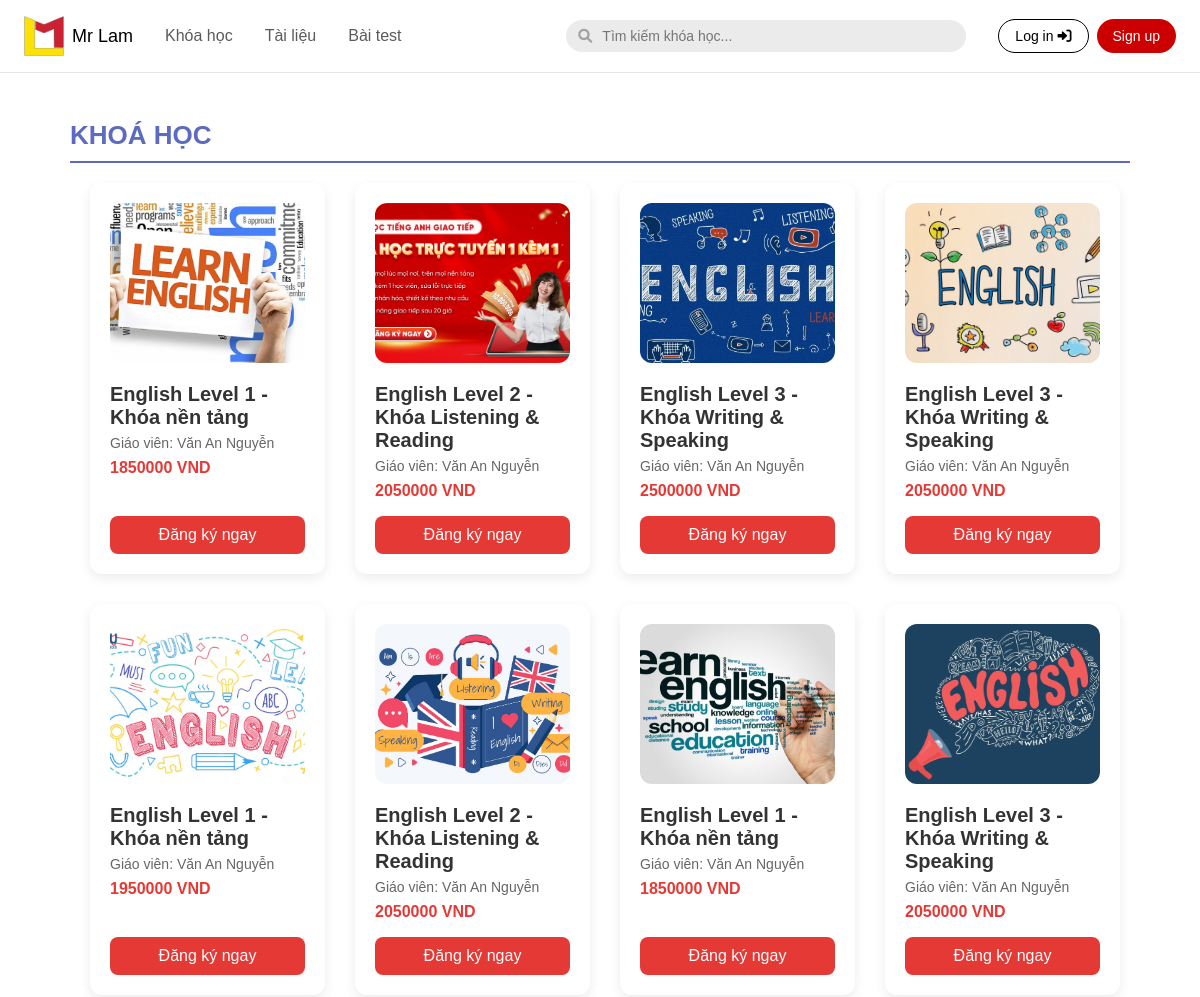
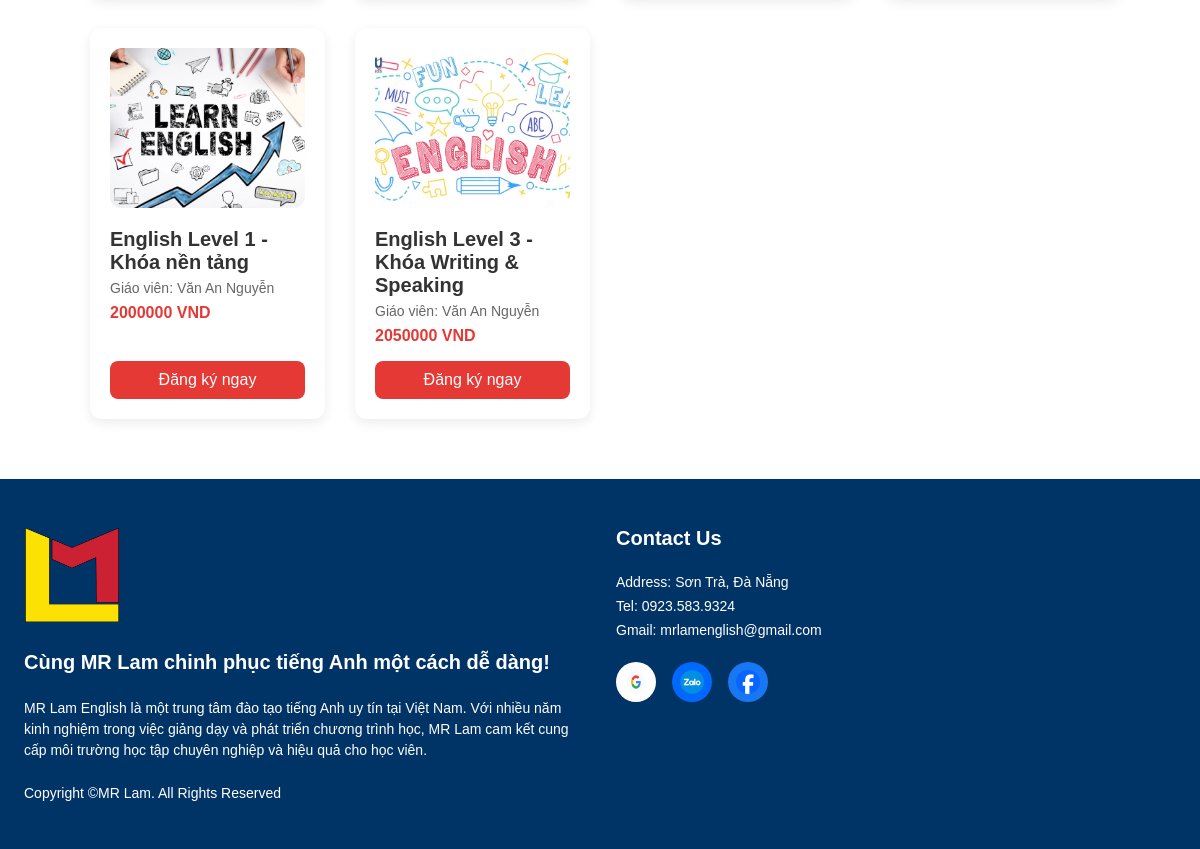
Screenshot of /course_user/courses/ with the database file from the repository (2 pictures, top to bottom).
### english/models.py (models this page shows, shortened)
class COURSE(models.Model):
    course_id = models.AutoField(primary_key=True)
    course_name = models.CharField(max_length=100)
    description = models.TextField(null=True, blank=True)
    price = models.IntegerField(null=True, blank=True)
    des_teacher = models.CharField(max_length=100, null=True, blank=True)
    teacher_name = models.CharField(max_length=100, null=True, blank=True)
    image = models.ImageField(upload_to="media/course",null=True, blank=True)
    class Meta:
        db_table = 'COURSE'

### course_user/views.py (the view)
# urls.py: path('courses/', views.course, name='course'),
def course(request):
    courses = COURSE.objects.all()
    if request.user.is_authenticated:
        user_classes = USER_CLASS.objects.filter(user=request.user).values_list('classes', flat=True)
        classes = CLASS.objects.filter(class_id__in=user_classes)
    else:
        classes = []
    context = {
        'courses': courses,
        'classes': classes,
    }
    return render(request, 'courses.html', context)

### course_user/templates/courses.html (shortened to what this page needs)
{% extends 'base.html' %}
{% load static %}
{% block content %}
<div class="courses-container">
    <h2 class="section-title">KHOÁ HỌC</h2>
    <div class="courses-wrapper">
        {% for course in courses %}
            <div class="course-card" data-href="{% url 'course_detail' course.course_id %}" onclick="goToDetail(this)">
                {% if course.image %}
                    <img src="{{ course.image.url }}" alt="{{ course.course_name }}" class="course-image">
                {% else %}
                    <img src="{% static 'images/course.png' %}" alt="{{ course.course_name }}" class="course-image">
                {% endif %}
                <h3 class="course-title">{{ course.course_name }}</h3>
                <p class="course-teacher">Giáo viên: {{ course.teacher_name }}</p>
                <p class="course-price">{{ course.price }} VND</p>
                <a href="{% url 'start_payment' course.course_id %}" class="register-btn">Đăng ký ngay</a>
            </div>
        {% endfor %}
    </div>
</div>
{% endblock %}

### english/static/css/styles.css (style rules this page uses)
* { margin: 0; padding: 0; box-sizing: border-box; font-family: Arial, Helvetica, sans-serif; }
body { display: flex; flex-direction: column; min-height: 100vh; background-color: #FFFFFF; color: #000000; }
a { text-decoration: none; color: inherit; }

### english/templates/search_dropdown.html (style rules this page uses)
.course-card { display: flex; align-items: center; background-color: #f1f1f1; padding: 8px 12px; border-radius: 6px; cursor: pointer; }
.course-title { font-size: 14px; font-weight: 600; color: #333; }

### course_user/templates/courses.html (style rules this page uses)
body { overflow-x: hidden; }
.courses-container { width: 100%; padding: 30px 70px; margin-top: 90px; }
.course-card { flex: 0 1 calc(25% - 30px); background-color: #fff; border-radius: 12px; box-shadow: 0 4px 12px rgba(0, 0, 0, 0.08); padding: 20px; display: flex; flex-direction: column; transition: transform 0.2s ease; min-height: 280px; text-decoration: none; align-items: flex-start; }
.course-title { font-size: 20px; font-weight: bold; margin-bottom: 6px; color: #333; }
.course-teacher { font-size: 14px; color: #666; margin-bottom: 8px; }
.course-price { color: #e53935; font-weight: bold; font-size: 16px; margin-bottom: 16px; }
.register-btn { margin-top: auto; text-align: center; background-color: #e53935; color: white; padding: 10px; border-radius: 8px; text-decoration: none; font-weight: 500; transition: background-color 0.3s; width: 100%; }
.section-title { font-size: 26px; font-weight: bold; color: #5c6bc0; border-bottom: 2px solid #5c6bc0; padding-bottom: 10px; margin-bottom: 20px; margin-left: 0; }
.courses-wrapper, .my-classes-wrapper { display: flex; flex-wrap: wrap; gap: 30px; margin-bottom: 30px; justify-content: flex-start; width: 100%; margin-left:20px; }
img.course-image { width: 100%; height: 160px; object-fit: cover; border-radius: 12px; margin-bottom: 20px; }

### rows the page displays
COURSE: image (picture), course_name "English Level 1 - Khóa nền tảng", teacher_name "Văn An Nguyễn", price "1850000"
COURSE: image (picture), course_name "English Level 2 - Khóa Listening & Reading", teacher_name "Văn An Nguyễn", price "2050000"
COURSE: image (picture), course_name "English Level 3 - Khóa Writing & Speaking", teacher_name "Văn An Nguyễn", price "2500000"
COURSE: image (picture), course_name "English Level 3 - Khóa Writing & Speaking", teacher_name "Văn An Nguyễn", price "2050000"
COURSE: image (picture), course_name "English Level 1 - Khóa nền tảng", teacher_name "Văn An Nguyễn", price "1950000"
COURSE: image (picture), course_name "English Level 2 - Khóa Listening & Reading", teacher_name "Văn An Nguyễn", price "2050000"
COURSE: image (picture), course_name "English Level 1 - Khóa nền tảng", teacher_name "Văn An Nguyễn", price "1850000"
COURSE: image (picture), course_name "English Level 3 - Khóa Writing & Speaking", teacher_name "Văn An Nguyễn", price "2050000"
COURSE: image (picture), course_name "English Level 1 - Khóa nền tảng", teacher_name "Văn An Nguyễn", price "2000000"
COURSE: image (picture), course_name "English Level 3 - Khóa Writing & Speaking", teacher_name "Văn An Nguyễn", price "2050000"
